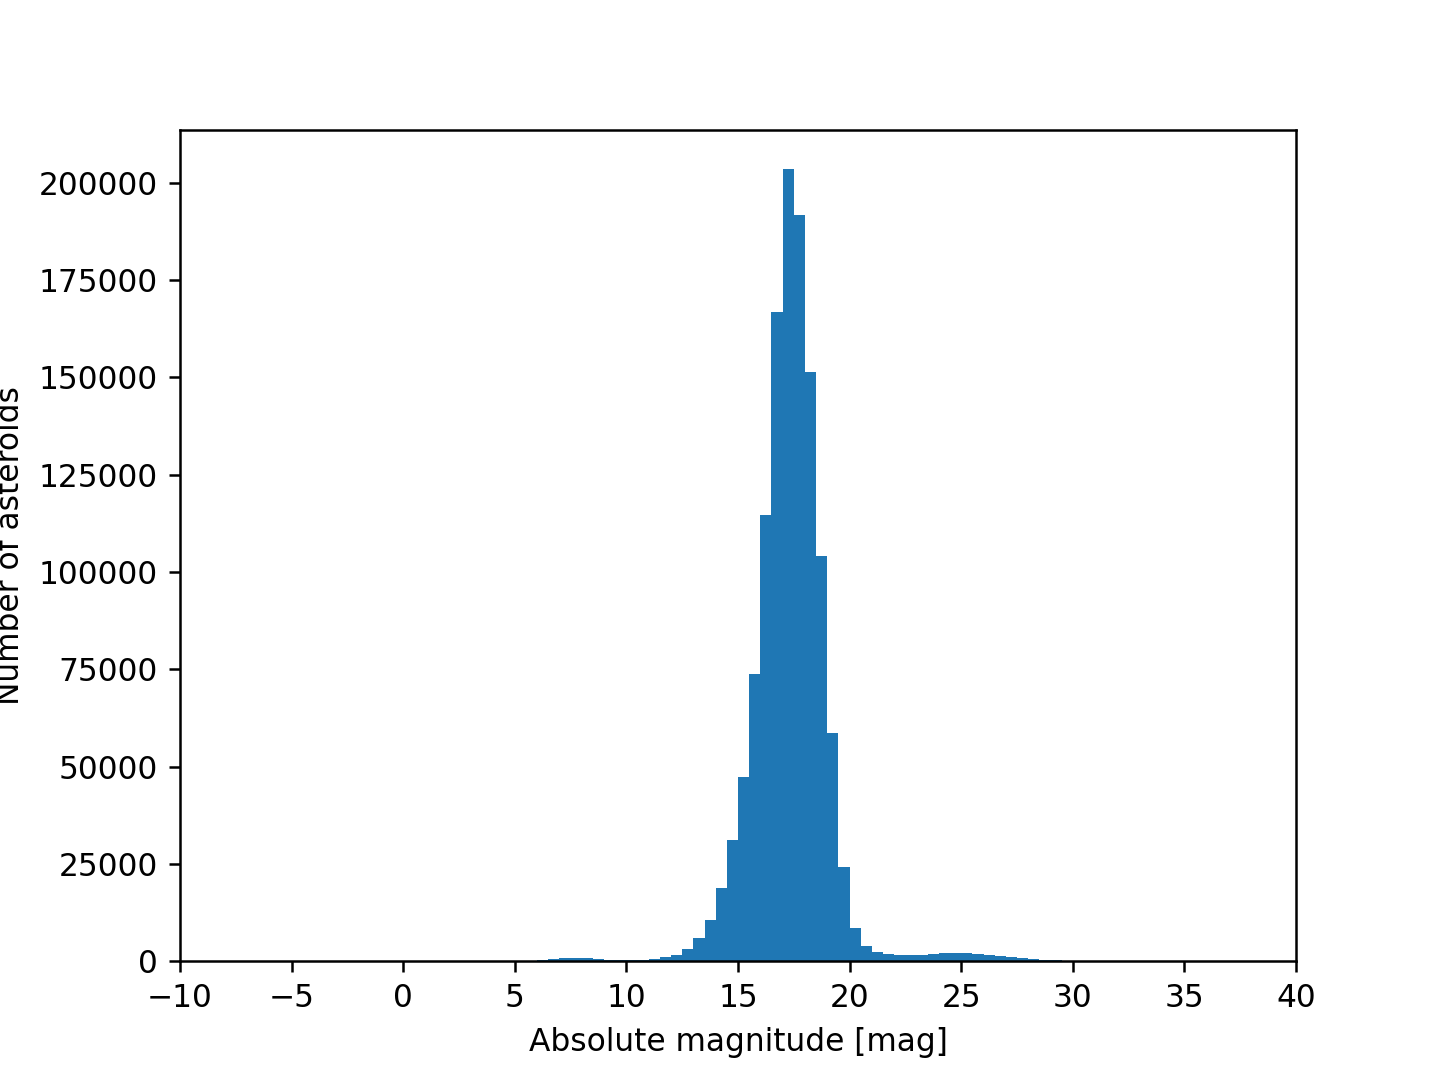

Generate this figure with Python:
#!/usr/pkg/bin/python3.9

#
# Time-stamp: <2022/11/18 23:01:15 (CST) daisuke>
#

# importing gzip module
import gzip

# importing numpy module
import numpy

# importing matplotlib module
import matplotlib.figure
import matplotlib.backends.backend_agg

# catalogue file name
file_catalogue = 'mpcorb.dat.gz'

# output file name
file_output = 'ai202209_s10_00_06.png'

#
# parameters for histogram
#

# width of a bin in au
bin_width = 0.5

# number of bins
n_bins = 100

# bins
bins = numpy.linspace (-10.0, -10.0 + bin_width * (n_bins - 1), n_bins)

# making a numpy array for histogram
hist_absmag = numpy.zeros (n_bins, dtype=int)

# opening catalogue file
with gzip.open (file_catalogue, 'rb') as fh:
    # reading catalogue line-by-line
    for line in fh:
        # number of provisional designation
        try:
            designation = line[0:7].strip ().decode ('utf-8')
        except:
            continue
        # absolute magnitude
        try:
            absmag = float (line[8:13])
        except:
            absmag = -999.99
        # mean anomaly
        try:
            M = float (line[26:35])
        except:
            M = -999.99
        # argument of perihelion
        try:
            peri = float (line[37:46])
        except:
            peri = -999.99
        # longitude of ascending node
        try:
            node = float (line[48:57])
        except:
            node = -999.99
        # inclination
        try:
            incl = float (line[59:68])
        except:
            incl = -999.99
        # eccentricity
        try:
            e = float (line[70:79])
        except:
            e = -999.99
        # semimajor axis
        try:
            a = float (line[92:103])
        except:
            a = -999.99
        # number of observations
        try:
            nobs = int (line[117:122])
        except:
            nobs = -999
        # residual
        try:
            residual = float (line[137:141])
        except:
            residual = -999.99
        # 4-hexdigit flags
        try:
            flag = line[161:165].strip ().decode ('utf-8')
        except:
            flag = '9999'
        # readable name
        try:
            name = line[166:194].strip ().decode ('utf-8')
        except:
            name = '__NONE__'
        # last observation date
        try:
            lastobs = int (line[194:202])
        except:
            lastobs = 99999999

        # skip when reading the header
        if ( (a < -999.0) and (e < -999.0) and (incl < -999.0) \
             and (peri < -999.0) and (node < -999.0) and (M < -999.0) ):
            continue
            
        # counting number of asteroids in each bin
        if ( (absmag >= -10.0) and (absmag < 40.0) ):
            i = int ( (absmag + 10.0) * 2.0 )
            hist_absmag[i] += 1

# making objects "fig" and "ax"
fig    = matplotlib.figure.Figure ()
canvas = matplotlib.backends.backend_agg.FigureCanvasAgg (fig)
ax     = fig.add_subplot (111)

# labels
ax.set_xlabel ('Absolute magnitude [mag]')
ax.set_ylabel ('Number of asteroids')

# axes
ax.set_xlim (-10.0, 40.0)
ax.set_xticks (numpy.linspace (-10.0, 40.0, 11))

# plotting a histogram
ax.bar (bins, height=hist_absmag, width=bin_width, align='edge')

# saving the plot into a file
fig.savefig (file_output, dpi=225)
